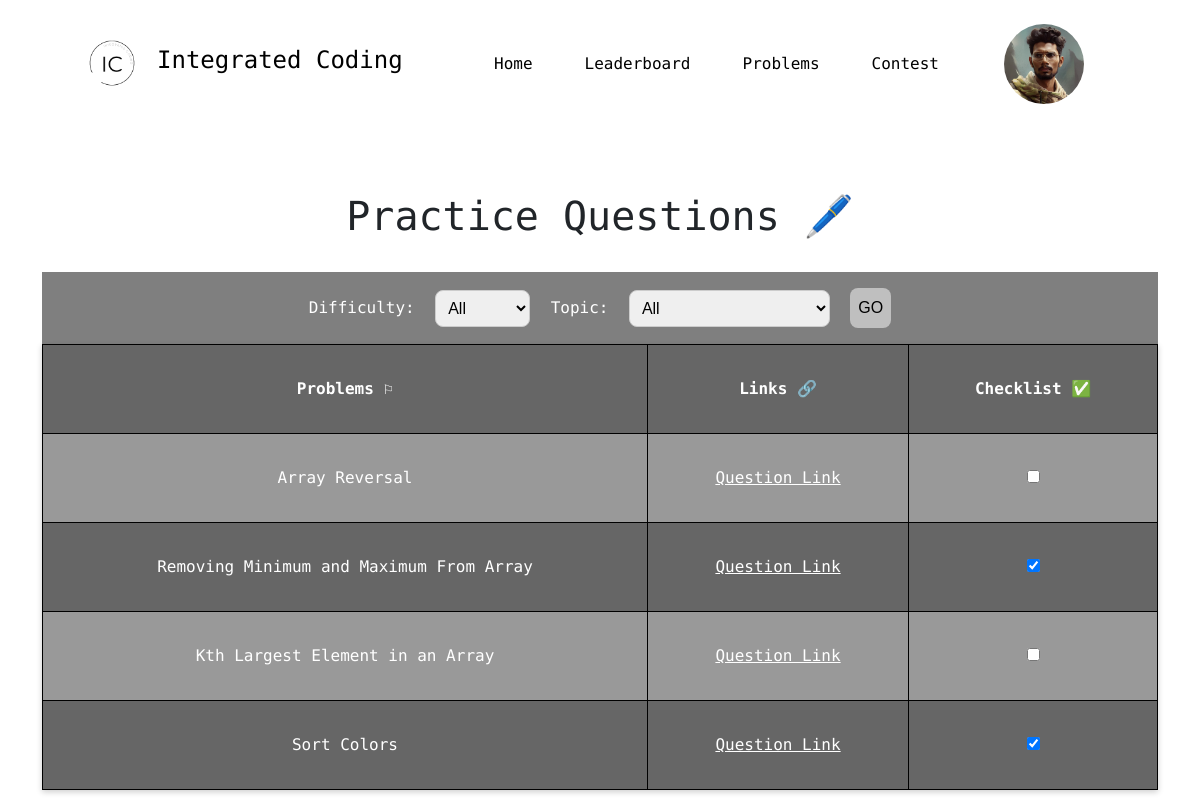
The app's page /courses/ (signed in), older data.
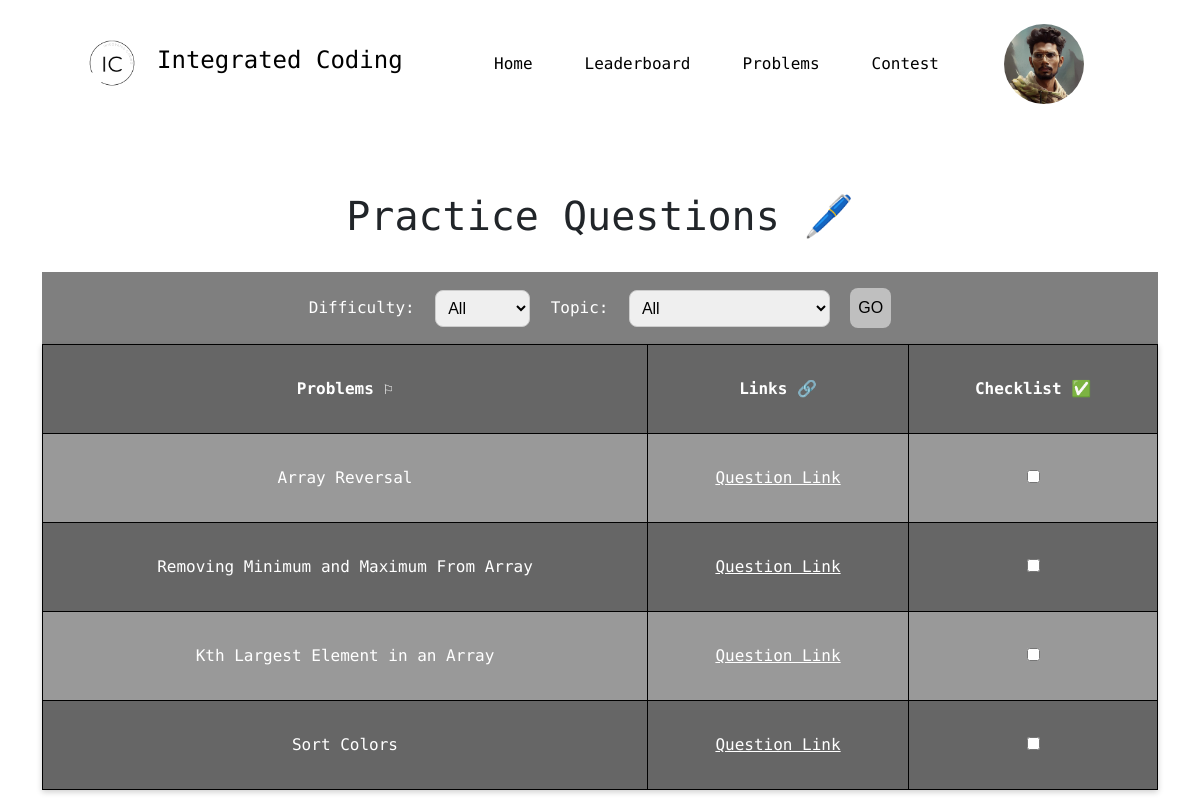
The same page, newer data.
### users/models.py (models this page shows, shortened)
class Profile(models.Model):
    year = {
        ('2023','2023'),
        ('2024','2024'),
        ('2025','2025'),
        ('2026','2026')
    }
    sex={
        ('male','Male'),
        ('female','Female'),
        ('others','Others')
    }
    programme = {
        ('B.TECH','Bachelor of Technology'),
        ('M.TECH','Master of Technology'),
        ('MCA','Master of Computer Applications'),
        ('MSc','Master of Science, Data Science'),
        ('OTH','others')
    }
    college = {
        ('NIT RRK','National Institute of Technology, Rourkela'),
        ('IIT BBSR', 'Indian Institute of Technology, Bhrbaneswar'),
        ('KIIT BBSR','Kalinga Institute of Industrial Technology, Bhubaneswar'),
        ('ITER BBSR', 'Institute of Technical Education and Research, Bhubaneswar'),
        ('CUTM BBSR','Centurion University of Technology and Management, Bhubaneswar'),
        ('CVRGU BBSR', 'C. V. Raman Global University, Bhubaneswar'),
        ('NIST BAM', 'National Institute of Science and Technology, Berhampur'),
        ('VSSUT SBP', 'Veer Surendra Sai University of Technology, Burla'),
        ('SOA BBSR', "Siksha 'O' Anusandhan University, Bhubaneswar"),
        ('BPUT BBSR','Biju Patnaik University of Technology, Rourkela'),
        ('SIT BBSR','Silicon Institute of Technology, Bhubaneswar'),
        ('CUTM PLH','Centurion University of Technology and Management, Paralkhemundi'),
        ('GIET GNPR','GIET University, Gunupur'),
        ('IIIT BBSR','International Institute of Information Technology, Bhubaneswar'),
        ('SSU CTC','Sri Sri University, Cuttack'),
        ('IGIT DNKL','Indira Gandhi Institute of Technology, Dhenkanal'),
        ('SIT SBP','Silicon Institute of Technology, Sambalpur'),
        ('XIM BBSR','XIM University, Bhubaneswar'),
        ('BEC BBSR','Bhubaneswar Engineering College, Bhubaneswar'),
        ('COEB BBSR','College of Engineering Bhubaneswar, Bhubaneswar'),
        ('CET','College of Engineering and Technology, Bhubaneswar'),
        ('GIFT','Gandhi Institute for Technology, Bhubaneswar'),
        ('OTH','others')
    }
    user=models.OneToOneField(User,on_delete=models.CASCADE)
    image=models.ImageField(default='default.jpg',upload_to='profile_pics')
    institute=models.CharField(max_length=50, choices=college, blank=True)
    yop=models.CharField(max_length=4 , choices=year, default='2023')
    course=models.CharField(max_length=10, choices=programme, blank=True)
    skills = models.ManyToManyField(Skill)
    fullname=models.CharField(max_length=25, blank=True)
    gender=models.CharField(max_length=15, choices=sex, blank=True)
    city=models.CharField(default='Bhubaneswar', max_length=20)
    state=models.CharField(default='Odisha', max_length=20)
    about=models.TextField(default='Hello there, I am using Integrated Coding')

### courses/models.py (models this page shows, shortened)
class CodingQuestion(models.Model):
    difficulty = {
        ('Easy','Easy'),
        ('Medium','Medium'),
        ('Hard','Hard')
    }
    topic = {
        ('Array','Array '),
        ('Matrix','Matrix'),
        ('String','String'),
        ('Searching & Sorting','Searching & Sorting'),
        ('Linkedlist','Linkedlist'),
        ('Binary tree','Binary Tree'),
        ('Binary search tree','Binary Search Tree'),
        ('Greedy','Greedy'),
        ('Backtracking','Backtracking'),
        ('Stack & Queue','Stack & Queue'),
        ('Heap','Heap'),
        ('Graph','Graph'),
        ('Dynamic programming','Dynamic Programming'),
        ('Bit Maniputation','Bit Maniputaion'),
        ('Trie','Trie')
    }
    question_no = models.AutoField(primary_key=True)
    question_name = models.CharField(max_length=1000)
    question_link = models.CharField(max_length=10000)
    question_difficulty = models.CharField(max_length=10, choices=difficulty, default='Easy')
    question_type = models.CharField(max_length=30, choices=topic, default='Array')

class UserCodingQuestion(models.Model):
    user = models.ForeignKey(User, on_delete=models.CASCADE)
    question = models.ForeignKey(CodingQuestion, on_delete=models.CASCADE)
    is_done = models.BooleanField(default=False)
    created_at = models.DateTimeField(auto_now_add=True)
    class Meta:
        unique_together = ('user', 'question')

### courses/views.py (the view)
# urls.py: path('courses/',include('courses.urls')),
@login_required
def courses(request):
    questions = CodingQuestion.objects.all()
    if request.GET:
        difficulty=request.GET.get('difficulty')
        topic=request.GET.get('topic')
    else:
        difficulty=topic='All'
    return render(request,'courses/courses.html',{ 'questions':questions,'difficulty': difficulty, 'topic': topic })

### templates/courses/courses.html (shortened to what this page needs)
{% extends "base.html" %}
{% load static %}
{% block html_head %}
    <link rel="stylesheet" href="{% static 'css/courses.css' %}">
{% endblock %}
{% block content %}
<div class="white-wrapper">
    <div class="content">
    <div class="container">
    <main class = "table">
        <section class="table__header">
            <h1 style="text-align: center;">  Practice Questions 🖊️</h1>
        </section>
        <br>
        <form action="" method="GET">
            <label for="difficulty">Difficulty:</label>
                <select id="difficulty" name="difficulty">
                    <option value="{{difficulty}}" selected disabled hidden>{{difficulty}}</option>
                </select>
            <label for="topic">Topic:</label>
                <select id="topic" name="topic">
                    <option value="{{topic}}" selected disabled hidden>{{topic}}</option>
                </select>
                <button id="submit-btn" type="submit">GO</button>
        </form>
        <section class="table__body">
            <table>
                <thead>
                    <tr>
                        <th> Problems ⚐ </th>
                        <th> Links 🔗 </th>
                        <th> Checklist ✅</th>
                    </tr>
                </thead>
                <tbody>
                  {% for i in questions %}
                    <tr data-pk="{{ i.question_no }}">
                        {% if difficulty == 'All' or difficulty == i.question_difficulty %}
                        {% if  topic == 'All' or topic == i.question_type %}
                            <td> {{i.question_name}}</td>
                            <td> <a href="{{i.question_link}}">Question Link</a></td>
                            {% for user_question in user.usercodingquestion_set.all %}
                                {% if user_question.question == i %}
                                    <td><input type="checkbox" name="is_done" class="class_is_done" {% if user_question.is_done %}checked{% endif %}></td>
                                {% endif %}
                            {% endfor %}
                        {% endif %}
                        {% endif %}
                    </tr>
                  {% endfor %}
                </tbody>
            </table>
        </section>
        </main>
    </div>
</div>
</div>
{% endblock %}

### templates/base.html (shortened to what this page needs)
<!DOCTYPE html>
<html lang="en">
<head>
    {% load static %}
    <link href="https://cdn.jsdelivr.net/npm/bootstrap@5.2.0/dist/css/bootstrap.min.css" rel="stylesheet">
    <link href="https://cdnjs.cloudflare.com/ajax/libs/font-awesome/6.3.0/css/all.min.css" rel="stylesheet" type="text/css">
    <link rel="stylesheet" href="https://cdn.jsdelivr.net/npm/@fortawesome/fontawesome-free@6.2.1/css/fontawesome.min.css">
    <link href="https://maxcdn.bootstrapcdn.com/font-awesome/4.2.0/css/font-awesome.min.css" rel="stylesheet">
    <link rel="stylesheet" href="{% static 'css/base.css' %}">
    {% block html_head %}{% endblock %}
</head>
<body>
  <nav id="navbar">
        <a href="{% url 'home-page' %}"><img src="{% static 'images/Logo.png' %}"></a>
        <h1 class="logo-heading">Integrated Coding</h1>
        <div class="nav-links" id="navLinks">
            <ul id="menu">
              {% if user.is_authenticated %}
                <li><a href="{%  url 'home-page' %}">Home</a></li>
                <li><a href="{%  url 'leaderboard-page' %}">Leaderboard</a></li>
                <li><a href="{% url 'courses-page' %}">Problems</a></li>
                <li><a href="{% url 'contest-page' %}">Contest</a></li>
                <div class="profile-picture-container">
                  <img src="{{user.profile.image.url}}" alt="Profile Picture" class="profile-picture">
                </div>
              {% else %}
                <li><a href="{% url 'login' %}">Login</a></li>
                <li><a href="{% url 'register-page' %}">Sign Up</a></li>
              {% endif %}
            </ul>
        </div>
    </nav>
  {% block content %}
  {% endblock %}
</body>
</html>

### static/css/base.css (style rules this page uses)
* { margin: 0; padding: 0; font-family: "Source Code Pro", monospace; }
html, body { height: 100%; }
body { background-image: url(../images/home_bg.jpg); background-repeat: no-repeat; background-size: cover; background-attachment: fixed; background-position: 50% 0; }
.logo-heading { padding: 5px; font-size: 1.5rem; }
nav { display: flex; padding: 2% 6%; justify-content: space-between; align-items: center; background-color: transparent; color: #000000; }
nav img { border-radius: 100%; width: 80px; }
.nav-links { flex: 1; text-align: right; padding-right: 20px; }
.nav-links ul { margin: 0; padding: 0; list-style: none; display: flex; justify-content: flex-end; align-items: center; }
.nav-links ul li { display: inline-block; margin-left: 10px; margin-right: 20px; position: relative; }
.nav-links ul li a { color: #000000; text-decoration: none; display: inline-block; padding: 10px; border-radius: 40%; border: 1px solid transparent; box-shadow: 0 0 0 rgba(98, 98, 98, 0.1); transition: all 0.1s cubic-bezier(0.68, -0.55, 0.265, 1.55); }
.profile-picture-container { position: relative; display: flex; align-items: center; margin-left: 1.5rem; margin-right: 1.5rem; cursor: pointer; }
.profile-picture { width: 80px; height: 80px; border-radius: 50%; object-fit: cover; margin-left: 10px; transition: all 0.2s ease-in-out; }

### static/css/courses.css (style rules this page uses)
* { margin: 0; padding: 0; box-sizing: border-box; }
.container { display: flex; justify-content: center; align-items: center; margin-top: 4rem; }
table { width: 100%; box-shadow: 0px 2px 6px rgba(0, 0, 0, 0.2); }
table a { color: white; }
table, th, td { border-collapse: collapse; padding: 2rem; text-align: center; border: 1px solid rgb(0, 0, 0); }
thead th { position: sticky; top: 0; left: 0; color: white; background-color: rgba(0, 0, 0, 0.6); }
tbody tr:nth-child(even) { background-color: rgba(0, 0, 0, 0.6); color: white; }
tbody tr:nth-child(odd) { background-color: rgba(0, 0, 0, 0.4); color: white; }
form { flex-wrap: wrap; align-items: center; justify-content: center; font-family: Arial, sans-serif; font-size: 1rem; padding: 1rem; background-color: rgba(0, 0, 0, 0.5); color: white; text-align: center; }
label { margin-right: 1rem; }
select { padding: 0.5rem; margin-right: 1rem; border-radius: 0.5rem; border: 1px solid #ccc; }
#submit-btn { padding: 0.5rem 0.5rem; border-radius: 0.5rem; border: none; background-color: rgba(255, 255, 255, 0.5); color: black; font-size: 1rem; cursor: pointer; margin: 2rem auto 0; display: block; }
label, select, #submit-btn { display: inline-block; vertical-align: middle; }
label, select, #submit-btn { margin-top: 1rem; }
#submit-btn { margin-top: 2rem; }
@media screen and (min-width: 768px) { form { flex-direction: row; } }
@media screen and (min-width: 768px) { label, select { margin-right: 1rem; margin-top: 0; } }
@media screen and (min-width: 768px) { #submit-btn { margin-top: 0; } }

Row changes from the older to the newer data that the page shows:
changed UserCodingQuestion (number 2 of 4 on the later page): is_done "☑" → "☐"
changed UserCodingQuestion (number 4 of 4 on the later page): is_done "☑" → "☐"
